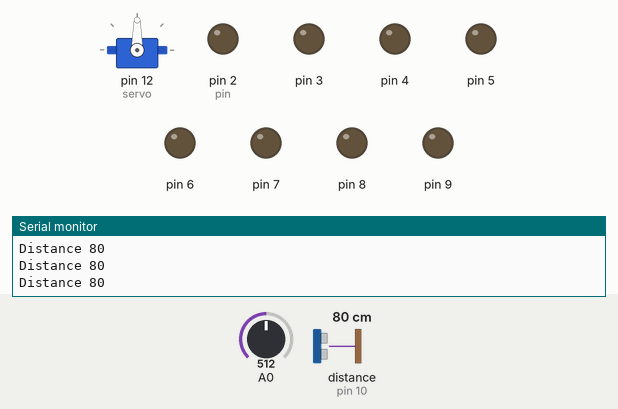
Recording of a sketch running on a simulated Arduino Uno, built with avr-gcc and run on an emulated ATmega328P. On the bench: servo, output pins drawn as LEDs (lit = HIGH), the last lines printed to the serial monitor. Wiring (inferred from the names in the program): ultrasonic range finder: trigger pin 11; echo pin 10. The inputs (shaded band) are chosen by the test bench; at power-on: distance to the obstacle (sensor on pin 10) 80 cm, A0 = 512. The echo pulse lasts 58.3 µs per cm; pins used as bus, display or sensor lines are not drawn.

Above: at 1.3 s.
1.4 s: distance to the obstacle (sensor on pin 10) set to 55 cm
2.9 s: distance to the obstacle (sensor on pin 10) set to 48 cm
At 3.4 s:
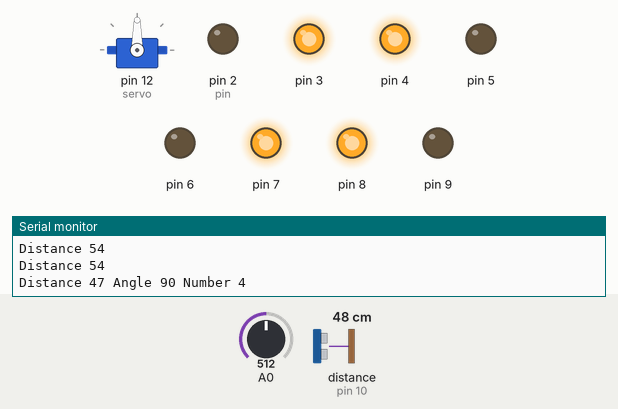
Timing chart, 0 to 5.9 s (numbered marks = the images above; inputs shaded):
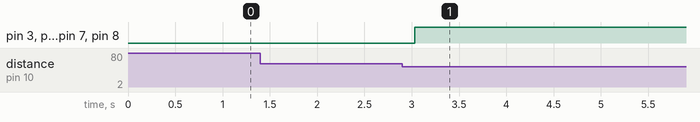

Measured:
- the behaviour switches between 51 and 50 cm on distance to the obstacle (sensor on pin 10) (found by bisection; images 0 and 1)
- after the input at 2.9 s, pin 3, pin 4, pin 7, pin 8: LOW → HIGH after 0.13 s

The sketch:

Code.ino
```cpp
#include <Servo.h>

Servo servo;
byte seven_seg_digits[11][7] = {

{ 1, 1, 1, 1, 1, 1, 0 },

{ 0, 1, 1, 0, 0, 0, 0 },

{ 1, 1, 0, 1, 1, 0, 1 },

{ 1, 1, 1, 1, 0, 0, 1 },

{ 0, 1, 1, 0, 0, 1, 1 },

{ 1, 0, 1, 1, 0, 1, 1 },

{ 1, 0, 1, 1, 1, 1, 1 },

{ 1, 1, 1, 0, 0, 0, 0 },

{ 1, 1, 1, 1, 1, 1, 1 },

{ 1, 1, 1, 0, 0, 1, 1 }

};

int A = 2;
int B = 3;
int C = 4;
int D = 5;
int E = 6;
int F = 7;
int G = 8;
int DP = 9;

long cm;
int trig = 11;
int echo = 10;

void setup() {
  for (int i = 2; i <= 9; i++) {
    pinMode(i, OUTPUT);
  }
  pinMode(trig, OUTPUT);
  pinMode(echo, INPUT);
  servo.attach(12);
  Serial.begin(9600);
}

void loop() {
  cm = 0.01723 * readUltrasonicDistance(trig, echo);
  if (cm < 50) {
    int p = analogRead(A0);
    int p1 = map(p, 0, 1023, 0, 9);
    byte p2 = p1;
    sevenSegWrite(p2);

    int p3 = map(p, 0, 1023, 0, 180);
    servo.write(p3);
    Serial.print("Distance ");
    Serial.print(cm);
    Serial.print(" Angle ");
    Serial.print(p3);
    Serial.print(" Number ");
    Serial.println(p1);
    delay(500);
  } else {
    Serial.print("Distance ");
    Serial.println(cm);
    delay(500);
  }
}

void sevenSegWrite(byte digit) {
  byte pin = 2;
  for (byte segCount = 0; segCount < 7; ++segCount) {
    digitalWrite(pin, seven_seg_digits[digit][segCount]);
    ++pin;
  }
}

long readUltrasonicDistance(int trigPin, int echoPin) {
  digitalWrite(trigPin, LOW);
  delayMicroseconds(2);
  digitalWrite(trigPin, HIGH);
  delayMicroseconds(10);
  digitalWrite(trigPin, LOW);
  pinMode(echoPin, INPUT);
  return pulseIn(echoPin, HIGH);
}
```
